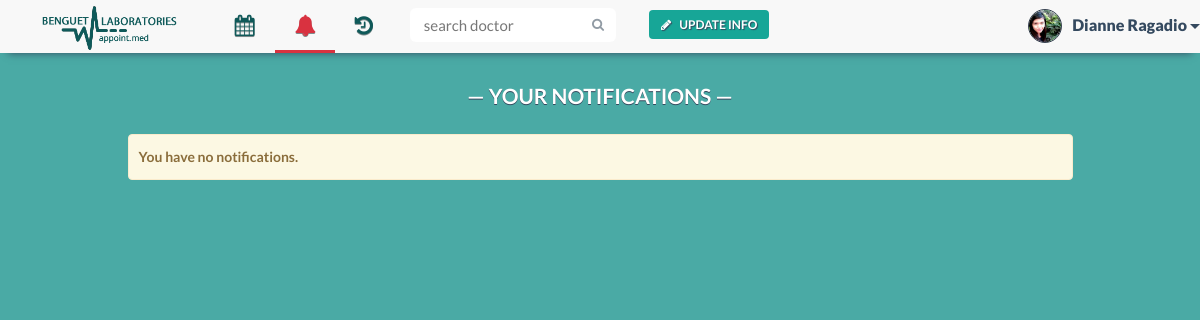
The app's page /notifications.php (signed in) with its own data.
### tables this page shows
CREATE TABLE IF NOT EXISTS `patient` (
  `patient_id` varchar(30) NOT NULL,
  `patient_name` varchar(30) NOT NULL,
  `patient_contact` varchar(20) NOT NULL,
  `birthdate` date NOT NULL,
  `email` varchar(30) NOT NULL,
  `username` varchar(30) NOT NULL,
  `occupation` text,
  PRIMARY KEY (`patient_id`),
  KEY `username` (`username`)
);

### include/pt-nav-end.php (shortened to what this page needs)
                <li class="nav-button navbar-right">
                    <button type="button" class="btn btn-default btn-noborder green-btn nav-modal-button" data-toggle="modal" data-target=".bs-pt-edit-profile-modal-lg" data-id="'.$appointment_id.'" data-patient-id="'.$patient_id.'">
                    <i class="fa fa-pencil"></i>Update Info</button>
                </li>
                <form class="navbar-form navbar-right" method="post" role="search" action="search.php">
                    <div class="input-group search-bar">
                        <input type="text" class="form-control" name="search" placeholder="search doctor" id="inputSearch">
                        <span class="input-group-btn">
                            <button type="submit" class="btn"><i class="fa fa-search"></i></button>
                        </span>
                    </div>
                </form>
            </ul>
            <ul class="nav navbar-nav navbar-right signedin">
                <div class="btn-group navbar-right tooltip-bottom" data-tooltip="You">
                    <button type="button" class="btn btn-default btn-lg btn-noborder dropdown-toggle" data-toggle="dropdown" aria-expanded="false">
                        <div class="signedin-photo">
                            <img src="img/profile/<?php
                            $file = "img/profile/" . $patient_id . ".jpg";
                            if (file_exists($file)) {
                                echo $patient_id;
                            } else {
                                echo 'profile_avatar';
                            }
                            ?>.jpg" class="img-responsive">
                        </div>
            <?php echo $patient_n ?>
                        <span class="caret"></span>
                    </button>
                </div>
            </ul>
        </div>
    </div>
</nav>

### css/styles.css (style rules this page uses)
* { margin: 0; padding: 0; }
body { padding-top: 50px; font-family: "Lato", Arial, sans-serif; color: #34495e; font-size: 18px; line-height: 1.72222; background-color: #4AAAA5; }
i.fa.fa-user, i.fa.fa-user-md, i.fa.fa-location-arrow, i.fa.fa-phone, i.fa.fa-briefcase, i.fa.fa-calendar, i.fa.fa-pencil, i.fa.fa-power-off, i.fa.fa-comment, i.fa.fa-hand-o-right, i.fa.fa-envelope, i.fa.fa-angle-double-right, i.fa.fa-clock-o, i.fa.fa-calendar-o, i.fa.fa-unlock-alt, i.fa.fa-question-circle, i.fa.fa-plus { padding-right: 8px; }
.nav-button.navbar-right { text-align: center; }
@media (min-width:768px) { body { padding-top: 60px; } }
@media (min-width:768px) { .nav-button { margin: 0 10px; } }
@media (min-width:768px) { .login-modal-btn, .green-btn, .blue-btn, .red-btn { margin: 0 !important; width: 100% !important; } }
@media (min-width:768px) { .nav-modal-button { width: auto !important; margin: 0 !important; } }
.navbar-default .navbar-form .search-bar { width: 90%; margin: 0 auto; }
.navbar-default .navbar-form .form-control { border-color: transparent; }
.navbar-default .navbar-form .btn { color: #919ba4; border-color: transparent; }
.navbar-form .btn { height: 34px; padding: 5px 10px; font-size: 13px; line-height: 1.4; border-radius: 6px; }
.navbar-form .btn { margin: 0; }
.input-group-btn .btn { background-color: #fff; border: 2px solid #bdc3c7; border-left: 0; }
.signedin { margin-left: 5px; }
.signedin button { margin: 0; padding: 9px 0; color: #34495F; font-size: 16px; font-weight: 800; line-height: 32px; }
.signedin-photo { float: left; margin: 0 10px 0 0; }
.signedin-photo img { height: 34px; width: 34px; border-radius: 50%; border: 1px solid #35404F; }
.search-bar .form-control { border-right: 0; border-top-left-radius: 6px !important; border-bottom-left-radius: 6px !important; }
.search-bar .form-control, .input-group-btn .btn { -webkit-transition: all .5s; transition: all .5s; }
.input-group { width: 100%; }
.form-control { padding: 8px 12px; font-size: 15px !important; line-height: 1.467; color: #34495e; border: 2px solid #bdc3c7; box-shadow: none; -webkit-transition: border .25s linear, color .25s linear, background-color .25s linear; transition: border .25s linear, color .25s linear, background-color .25s linear; }
.nav-modal-button { width: 70%; margin: auto; }
.green-btn { background: #17A697 !important; }
.login-modal-btn, .green-btn, .blue-btn, .red-btn { margin-top: 10px !important; color: #fff !important; font-size: 12px !important; font-weight: 600 !important; text-transform: uppercase !important; text-shadow: 1px 1px 1px #34495E !important; border-radius: 4px !important; }
.btn-noborder { border: 0; background: none; }
.search-bar { width: 195px; }

### records on screen
patient: patient_id (picture), patient_name "Dianne Ragadio"
